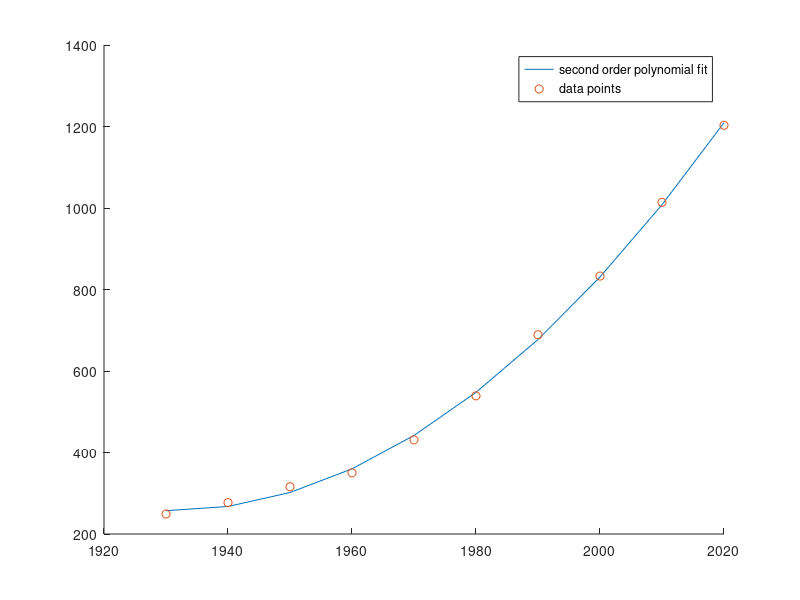

Reproduce this figure in MATLAB.
year = (1930:10:2020);
pop = [249 277 316 350 431 539 689 833 1014 1203];

pol = polyfit(year, pop, 2);

f = polyval(pol,year);
hold on
plot(year,f)
hold on
plot(year,pop,'o')
legend('second order polynomial fit', 'data points') 
hold off